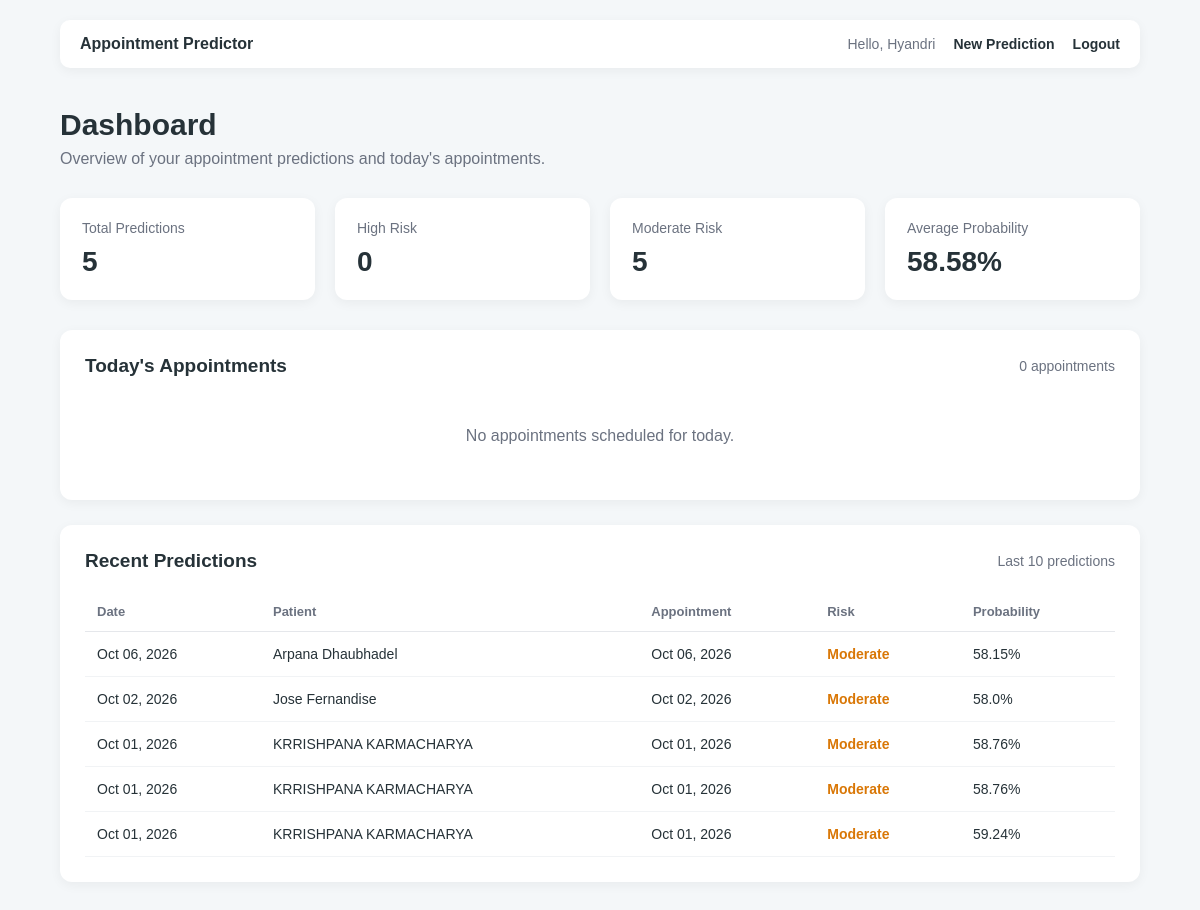
The app's page /dashboard/ (signed in) with its own data.
### predictor/models.py (models this page shows, shortened)
class Prediction(models.Model):
    user = models.ForeignKey(
        User,
        on_delete=models.CASCADE
    )
    name = models.CharField(max_length=100)
    contact = models.CharField(max_length=20)
    age = models.IntegerField()
    gender = models.CharField(max_length=1)
    neighbourhood = models.CharField(max_length=100)
    scholarship = models.IntegerField()
    hypertension = models.IntegerField()
    diabetes = models.IntegerField()
    alcoholism = models.IntegerField()
    handicap = models.IntegerField()
    sms_received = models.IntegerField()
    scheduled_day = models.DateTimeField()
    appointment_day = models.DateField()
    probability = models.FloatField()
    risk_level = models.CharField(max_length=20)
    recommendation = models.TextField()
    created_at = models.DateTimeField(auto_now_add=True)

### predictor/views.py (the view)
# urls.py: path("dashboard/", views.dashboard, name="dashboard"),
@login_required
def dashboard(request):
    predictions = Prediction.objects.filter(
        user=request.user
    ).order_by("-created_at")
    today = timezone.localdate()
    todays_appointments = predictions.filter(
        appointment_day=today
    ).order_by("scheduled_day")
    total_predictions = predictions.count()
    high_risk = predictions.filter(
        risk_level="High"
    ).count()
    moderate_risk = predictions.filter(
        risk_level="Moderate"
    ).count()
    low_risk = predictions.filter(
        risk_level="Low"
    ).count()
    if total_predictions > 0:
        average_probability = round(
            sum(p.probability for p in predictions)
            / total_predictions,
            2
        )
    else:
        average_probability = 0
    context = {
        "predictions": predictions[:10],
        "todays_appointments": todays_appointments,
        "total_predictions": total_predictions,
        "high_risk": high_risk,
        "moderate_risk": moderate_risk,
        "low_risk": low_risk,
        "average_probability": average_probability,
    }
    return render(
        request,
        "predictor/dashboard.html",
        context
    )

### predictor/templates/predictor/dashboard.html (shortened to what this page needs)
<!DOCTYPE html>
<html lang="en">
<head>
</head>
<body>
    <nav class="navbar">
        <div class="nav-brand">
            Appointment Predictor
        </div>
        <div class="nav-links">
            <span class="welcome">
                Hello, {{ user.username }}
            </span>
            <a href="{% url 'home' %}">
                New Prediction
            </a>
            <a href="{% url 'logout' %}">
                Logout
            </a>
        </div>
    </nav>
    <div class="container">
        <div class="page-header">
            <h1>Dashboard</h1>
            <p>
                Overview of your appointment predictions and today's appointments.
            </p>
        </div>
        <div class="stats">
            <div class="stat-card">
                <div class="stat-title">
                    Total Predictions
                </div>
                <div class="stat-value">
                    {{ total_predictions }}
                </div>
            </div>
            <div class="stat-card">
                <div class="stat-title">
                    High Risk
                </div>
                <div class="stat-value">
                    {{ high_risk }}
                </div>
            </div>
            <div class="stat-card">
                <div class="stat-title">
                    Moderate Risk
                </div>
                <div class="stat-value">
                    {{ moderate_risk }}
                </div>
            </div>
            <div class="stat-card">
                <div class="stat-title">
                    Average Probability
                </div>
                <div class="stat-value">
                    {{ average_probability }}%
                </div>
            </div>
        </div>
        <div class="section">
            <div class="section-header">
                <h2>Today's Appointments</h2>
                <span>
                    {{ todays_appointments|length }} appointments
                </span>
            </div>
            {% if todays_appointments %}
            <table>
                <thead>
                    <tr>
                        <th>Patient</th>
                        <th>Contact</th>
                        <th>Time</th>
                        <th>Risk</th>
                        <th>Probability</th>
                    </tr>
                </thead>
                <tbody>
                    {% for appointment in todays_appointments %}
                    <tr>
                        <td>
                            {{ appointment.name }}
                        </td>
                        <td>
                            {{ appointment.contact }}
                        </td>
                        <td>
                            {{ appointment.scheduled_day|date:"g:i A" }}
                        </td>
                        <td>
                            <span class="risk
                                {% if appointment.risk_level == 'High' %}
                                    risk-high
                                {% elif appointment.risk_level == 'Moderate' %}
                                    risk-moderate
                                {% else %}
                                    risk-low
                                {% endif %}
                            ">
                                {{ appointment.risk_level }}
                            </span>
                        </td>
                        <td>
                            {{ appointment.probability }}%
                        </td>
                    </tr>
                    {% endfor %}
                </tbody>
            </table>
            {% else %}
                <div class="empty">
                    No appointments scheduled for today.
                </div>
            {% endif %}
        </div>
        <div class="section">
            <div class="section-header">
                <h2>Recent Predictions</h2>
                <span>
                    Last 10 predictions
                </span>
            </div>
            {% if predictions %}
            <table>
                <thead>
                    <tr>
                        <th>Date</th>
                        <th>Patient</th>
                        <th>Appointment</th>
                        <th>Risk</th>
                        <th>Probability</th>
                    </tr>
                </thead>
                <tbody>
                    {% for prediction in predictions %}
                    <tr>
                        <td>
                            {{ prediction.created_at|date:"M d, Y" }}
                        </td>
                        <td>
                            {{ prediction.name }}
                        </td>
                        <td>
                            {{ prediction.appointment_day|date:"M d, Y" }}
                        </td>
                        <td>
                            <span class="risk
                                {% if prediction.risk_level == 'High' %}
                                    risk-high
                                {% elif prediction.risk_level == 'Moderate' %}
                                    risk-moderate
                                {% else %}
                                    risk-low
                                {% endif %}
                            ">
                                {{ prediction.risk_level }}
                            </span>
                        </td>
                        <td>
                            {{ prediction.probability }}%
                        </td>
                    </tr>
                    {% endfor %}
                </tbody>
            </table>
            {% else %}
                <div class="empty">
                    You haven't made any predictions yet.
                </div>
            {% endif %}
        </div>
    </div>
</body>
</html>

### predictor/templates/predictor/dashboard.html (style rules this page uses)
* { box-sizing: border-box; }
body { margin: 0; font-family: Arial, sans-serif; background: #f4f7f9; color: #263238; }
.navbar { width: 90%; max-width: 1100px; margin: 20px auto; padding: 15px 20px; background: white; border-radius: 10px; display: flex; justify-content: space-between; align-items: center; box-shadow: 0 3px 12px rgba(0, 0, 0, 0.05); }
.nav-brand { font-weight: 600; }
.nav-links { display: flex; align-items: center; gap: 18px; }
.nav-links a { color: #263238; text-decoration: none; font-size: 14px; font-weight: 600; }
.welcome { color: #6b7280; font-size: 14px; }
.container { width: 90%; max-width: 1100px; margin: 40px auto; }
.page-header { margin-bottom: 30px; }
.page-header h1 { margin: 0 0 8px; font-size: 30px; }
.page-header p { margin: 0; color: #6b7280; }
.stats { display: grid; grid-template-columns: repeat(4, 1fr); gap: 20px; margin-bottom: 30px; }
.stat-card { background: white; padding: 22px; border-radius: 12px; box-shadow: 0 3px 12px rgba(0, 0, 0, 0.05); }
.stat-title { color: #6b7280; font-size: 14px; margin-bottom: 10px; }
.stat-value { font-size: 28px; font-weight: 600; }
.section { background: white; border-radius: 12px; padding: 25px; margin-bottom: 25px; box-shadow: 0 3px 12px rgba(0, 0, 0, 0.05); }
.section-header { display: flex; justify-content: space-between; align-items: center; margin-bottom: 20px; }
.section-header h2 { margin: 0; font-size: 19px; }
.section-header span { color: #6b7280; font-size: 14px; }
table { width: 100%; border-collapse: collapse; }
th { text-align: left; padding: 12px; font-size: 13px; color: #6b7280; border-bottom: 1px solid #e5e7eb; }
td { padding: 14px 12px; font-size: 14px; border-bottom: 1px solid #f1f3f5; }
.risk { font-weight: 600; }
.risk-moderate { color: #d97706; }
.empty { text-align: center; padding: 30px; color: #6b7280; }

### records on screen
Prediction: created_at "Oct 06, 2026", name "Arpana Dhaubhadel", appointment_day "Oct 06, 2026", risk_level "Moderate", probability "58.15"
Prediction: created_at "Oct 02, 2026", name "Jose Fernandise", appointment_day "Oct 02, 2026", risk_level "Moderate", probability "58.0"
Prediction: created_at "Oct 01, 2026", name "KRRISHPANA KARMACHARYA", appointment_day "Oct 01, 2026", risk_level "Moderate", probability "58.76"
Prediction: created_at "Oct 01, 2026", name "KRRISHPANA KARMACHARYA", appointment_day "Oct 01, 2026", risk_level "Moderate", probability "58.76"
Prediction: created_at "Oct 01, 2026", name "KRRISHPANA KARMACHARYA", appointment_day "Oct 01, 2026", risk_level "Moderate", probability "59.24"

### other values on screen
{{ user.username }} "Hyandri"
{{ total_predictions }} "5"
{{ high_risk }} "0"
{{ moderate_risk }} "5"
{{ average_probability }} "58.58"
{{ todays_appointments|length }} "0"
